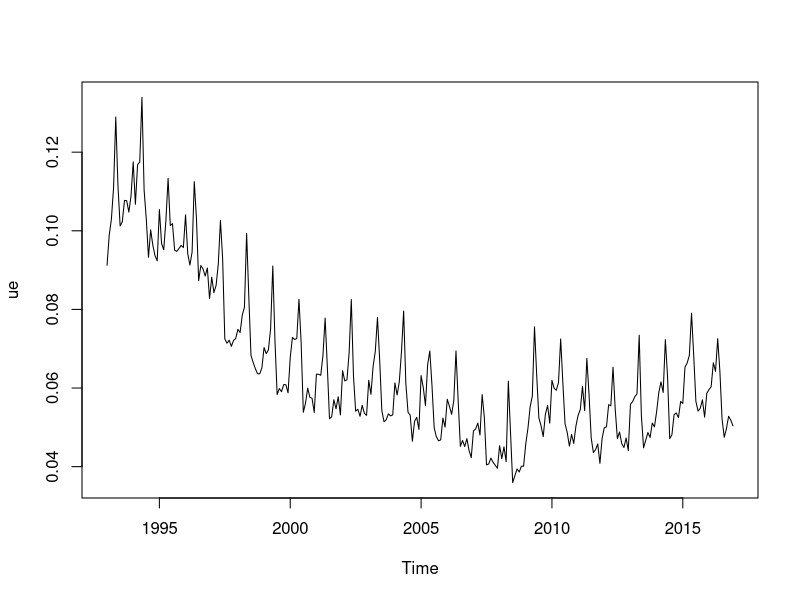
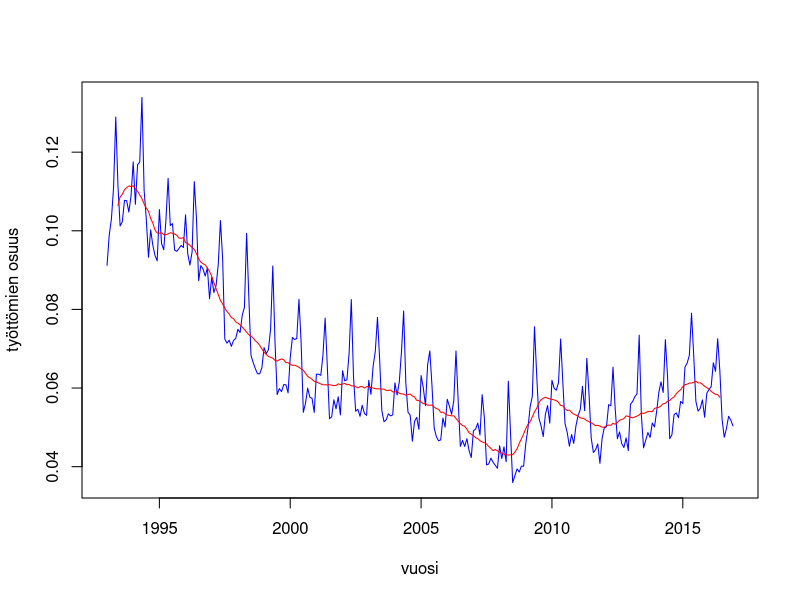
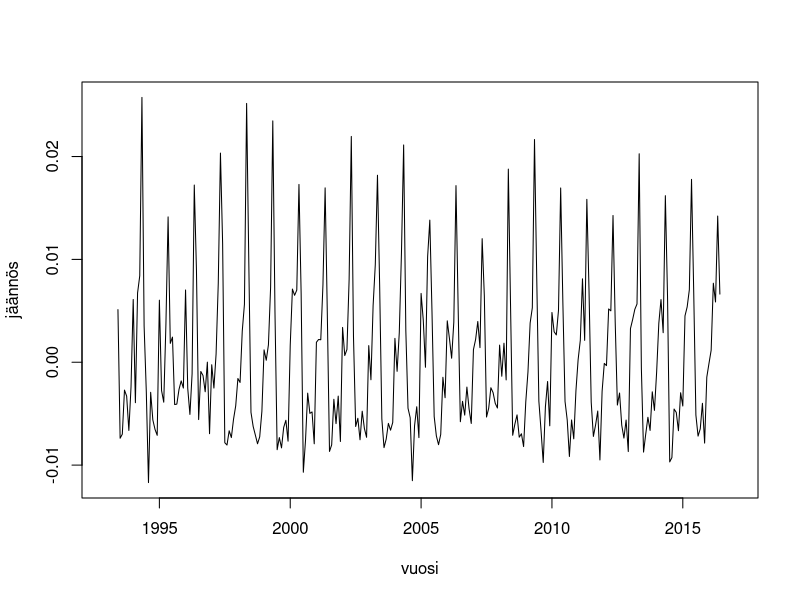
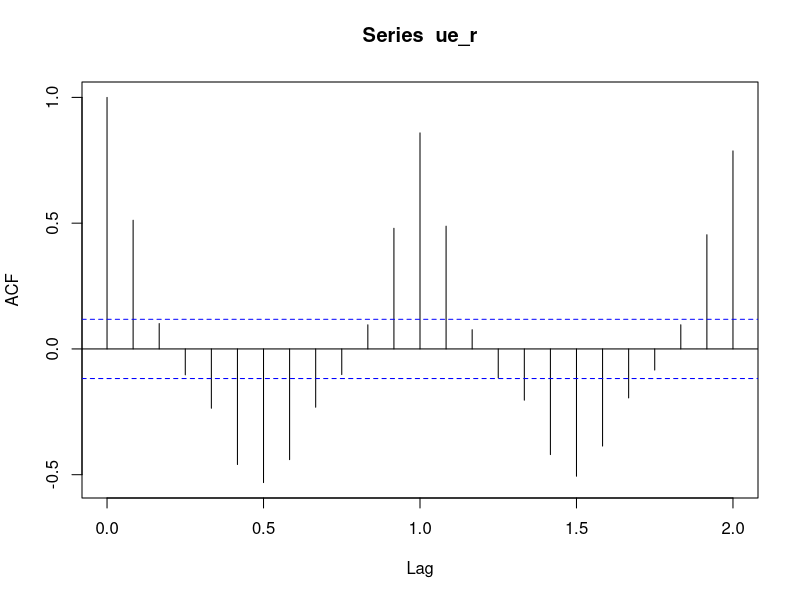
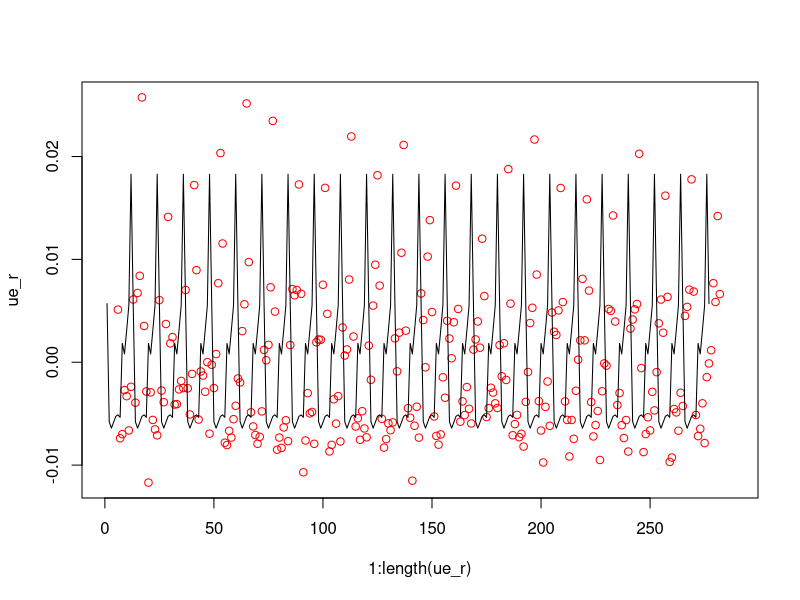
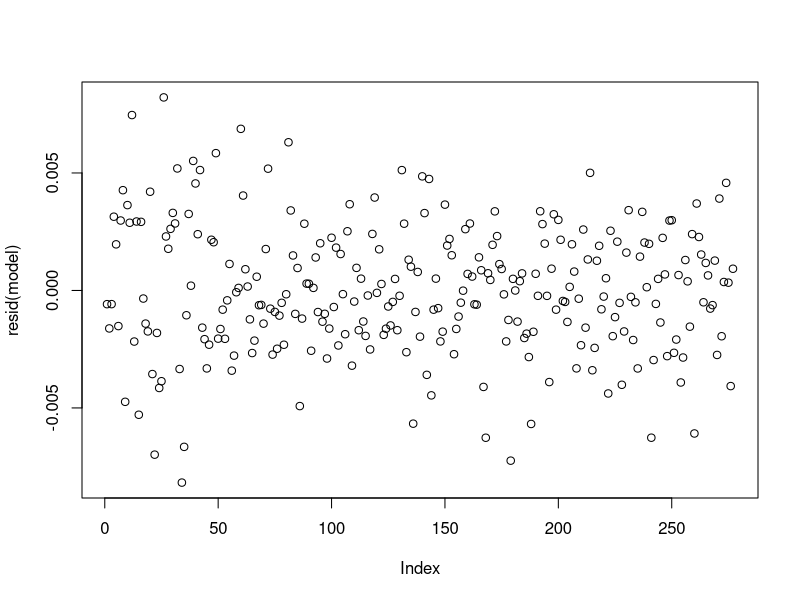
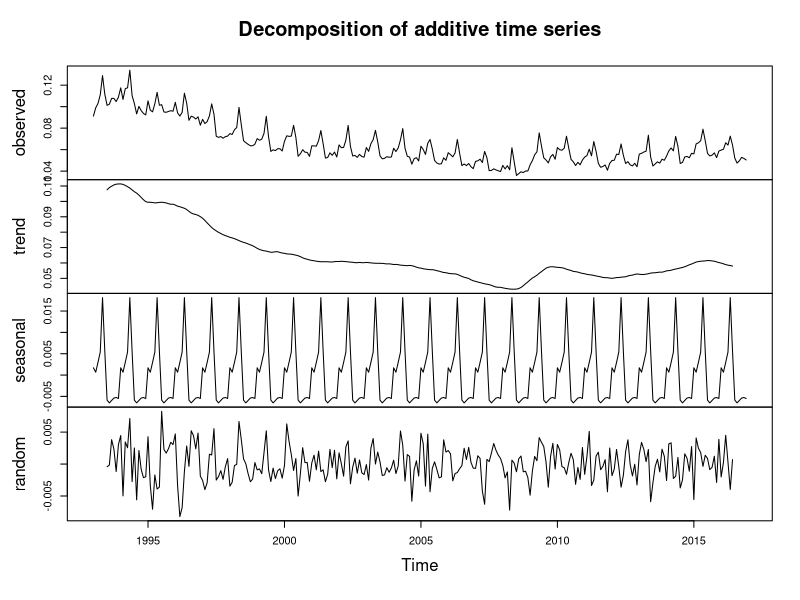
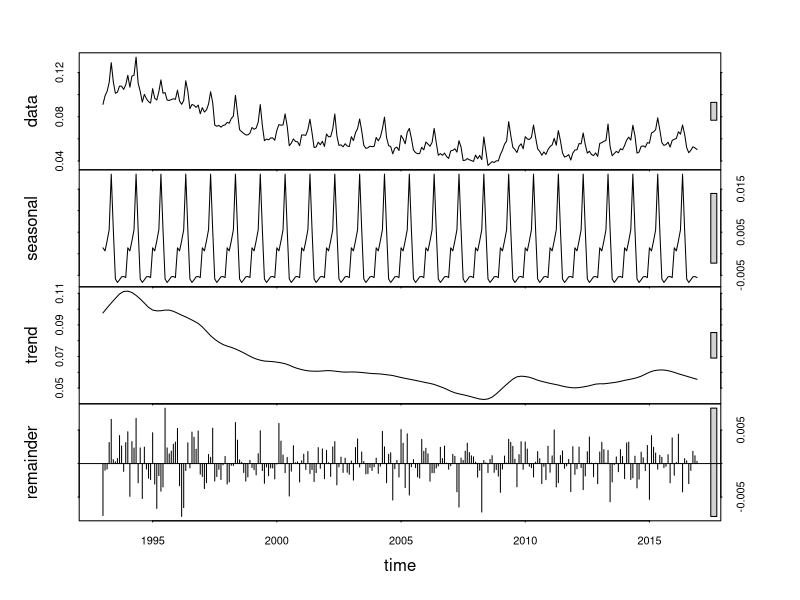

Here is the R script that generated these plots, in order:
#T1

data <- read.csv2("empl.csv", header=T)

osuus <- data$unempl/data$population

#a

ue <- ts(osuus, start=1993, frequency=12)
plot(ue)

#b

ma_smooth <- function(x, window_size) {
  win <- rep(1/window_size, window_size) # painot
  stats::filter(x, win, sides=2)
}

ue_smooth <- ma_smooth(ue, 12)
ts.plot(ue, ue_smooth, gpars=list(xlab="vuosi", ylab="työttömien osuus", 
                                  col=c("blue","red")))

#c

ue_r <- ue - ue_smooth
ts.plot(ue_r, gpars=list(xlab="vuosi", ylab="jäännös"))

acf(ue_r, na.action=na.omit)

#Tätä voisi tulkita niin, että jäännökset eivät todennäköisesti 
#ole vain valkoista kohinaa. Peräkkäisten jäännösten käyttäytymisessä
#eri viiveillä on havaittavissa säännönmukaisuutta.

#===============================================================================

#T2

#a

m <- month.abb[cycle(ue)]

model <- lm(ue_r ~ m)
model

#b

plot(1:length(ue_r), ue_r, type="p", col="red")
lines(1:length(fitted(model)), fitted(model), type="l")

plot(resid(model))

#Residuaalit jakautuvat melko tasaisesti nollan ympärille. 
#Alhaisilla indekseillä on toisaalta havaittavissa hieman suurempia residuaaleja
#kuin muualla.

#c

ue.d <- decompose(ue)
plot(ue.d)

#Kausittainen vaihtelu näyttää hyvin samalta kuin sovitetun mallin antamat
#ennusteet

#d

ue.stl <- stl(ue, "per")
plot(ue.stl)

#decompose: Decompose a time series into seasonal,
#trend and irregular components using moving averages.

#stl: Decompose a time series into seasonal, trend and irregular
#components using loess-regression.


#T5

n <- 1000

w = rnorm(n, 0, 1)

x = ma_smooth(w, 3)

acf(x, na.action = na.omit)

#Näyttää pitävän paikkansa

